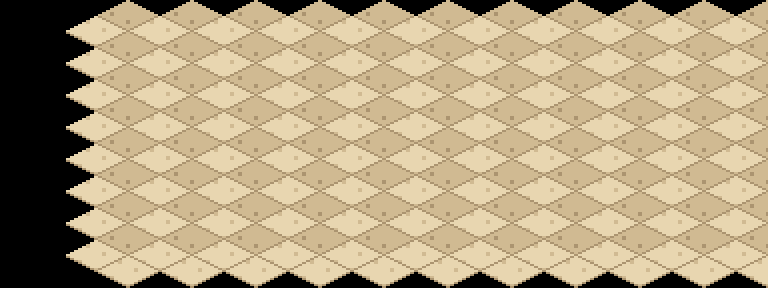

This is a level from a 2D game, rendered from its Tiled map with the project's own tilesets. A one-line summary and the complete map file follow:
An orthogonal 12x9 tile map with 64x32 px tiles, 1 tile layer (suelo).

<map version="1.10" orientation="orthogonal" renderorder="right-down" width="12" height="9" tilewidth="64" tileheight="32" infinite="0" nextlayerid="2" nextobjectid="1">
 <tileset firstgid="1" name="terreno_mundo" tilewidth="128" tileheight="64" tilecount="203" columns="8">
  <image source="../textures/../textures/terreno_mundo.png" width="1024" height="1664" />
 </tileset>
 <layer id="1" name="suelo" width="12" height="9">
  <data encoding="csv">
0,0,0,0,0,0,0,0,0,0,0,0,
0,162,162,162,162,162,162,162,162,162,162,162,
0,162,162,162,162,162,162,162,162,162,162,162,
0,162,162,162,162,162,162,162,162,162,162,162,
0,162,162,162,162,162,162,162,162,162,162,162,
0,162,162,162,162,162,162,162,162,162,162,162,
0,162,162,162,162,162,162,162,162,162,162,162,
0,162,162,162,162,162,162,162,162,162,162,162,
0,162,162,162,162,162,162,162,162,162,162,162
</data>
 </layer>
</map>
